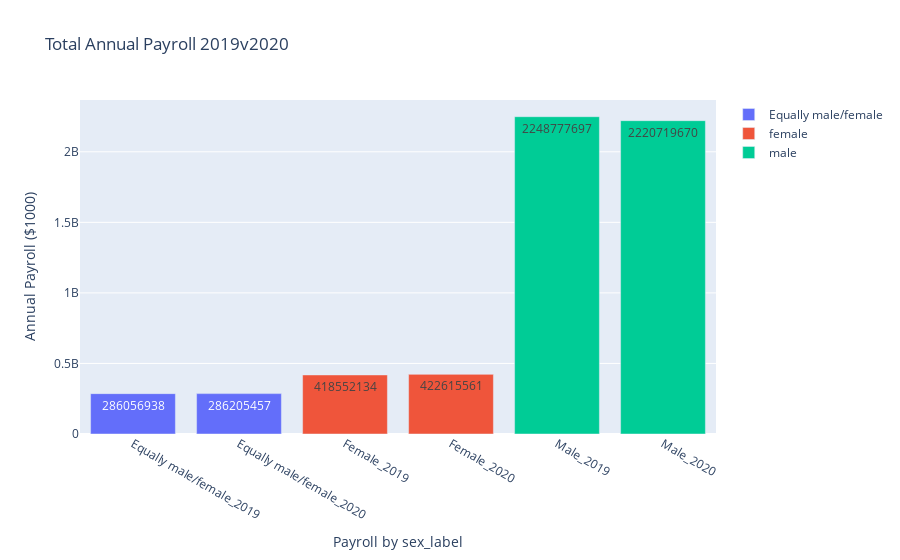

The notebook cell saved with this chart:
### Markdown cell above
There was a slight increase in annual payroll for female-owned firms from 2019 to 2020 while there was a decrease for male-owned firms

### Code cell
sex_labels_equal = ['Equally male/female_2019','Equally male/female_2020']
sex_labels_female = ['Female_2019','Female_2020',]
sex_labels_male = ['Male_2019', 'Male_2020']

fig = go.Figure(data=[
    go.Bar(name='Equally male/female', x=sex_labels_equal, y=[pay_state_gender_1920['Equally male/female_2019'].sum(), pay_state_gender_1920['Equally male/female_2020'].sum()], text=[pay_state_gender_1920['Equally male/female_2019'].sum(), pay_state_gender_1920['Equally male/female_2020'].sum()]),
    go.Bar(name='female', x=sex_labels_female, y=[pay_state_gender_1920['Female_2019'].sum(), pay_state_gender_1920['Female_2020'].sum()], text=[pay_state_gender_1920['Female_2019'].sum(), pay_state_gender_1920['Female_2020'].sum()]),
    go.Bar(name='male', x=sex_labels_male, y=[pay_state_gender_1920['Male_2019'].sum(), pay_state_gender_1920['Male_2020'].sum()], text=[pay_state_gender_1920['Male_2019'].sum(), pay_state_gender_1920['Male_2020'].sum()]),
])

fig.update_layout(title='Total Annual Payroll 2019v2020', yaxis_title='Annual Payroll ($1000)', xaxis_title='Payroll by sex_label')
fig.show()

### Figure 1 — Plotly figure (JSON) as saved in the notebook; plotly's stock layout.template omitted (floating-point values rounded to 4 significant figures)
{"data": [{"name": "Equally male/female", "text": ["286056938", "286205457"], "type": "bar", "x": ["Equally male/female_2019", "Equally male/female_2020"], "y": [286056938, 286205457]}, {"name": "female", "text": ["418552134", "422615561"], "type": "bar", "x": ["Female_2019", "Female_2020"], "y": [418552134, 422615561]}, {"name": "male", "text": ["2248777697", "2220719670"], "type": "bar", "x": ["Male_2019", "Male_2020"], "y": [2248777697, 2220719670]}], "layout": {"title": {"text": "Total Annual Payroll 2019v2020"}, "xaxis": {"title": {"text": "Payroll by sex_label"}}, "yaxis": {"title": {"text": "Annual Payroll ($1000)"}}}}
